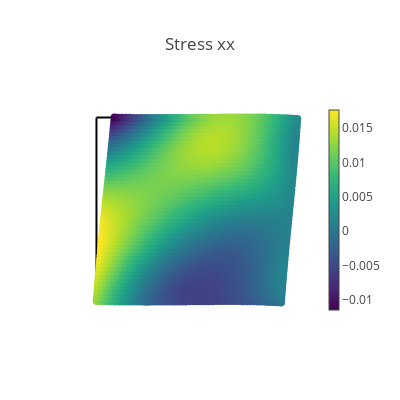
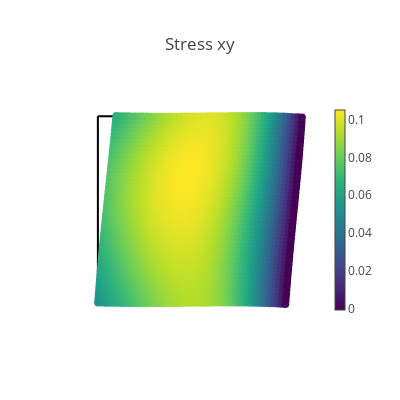
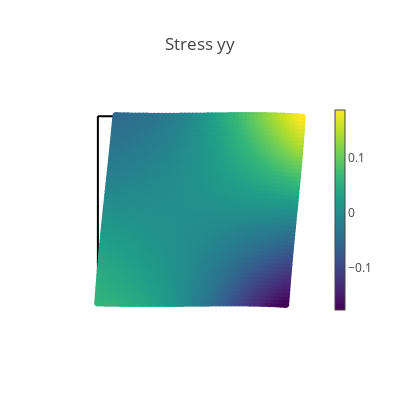
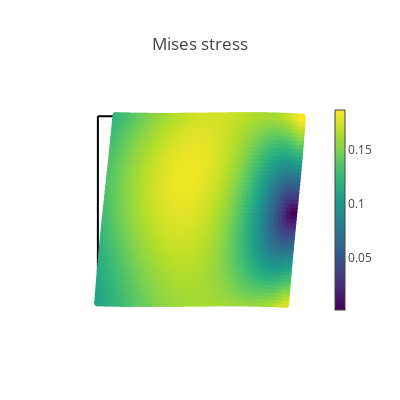

The cell these charts' notebook holds for them, in order:
### Markdown cell above
## Visualization of results

### Code cell
# Create a validation domain different from the training domain
val_x, val_y = np.meshgrid(np.linspace(0, L, 50), np.linspace(0, L, 50))
val_domain = np.vstack([val_x.ravel(), val_y.ravel()]).T
val = torch.tensor(val_domain, requires_grad=True).double()

# Compute model predictions on the validation domain
disp = net(val)
def_val = val + disp
stress = torch.vmap(sigma)(val)
mises = torch.sqrt(
    stress[:, 0, 0] ** 2
    + stress[:, 1, 1] ** 2
    - stress[:, 0, 0] * stress[:, 1, 1]
    + 3 * stress[:, 0, 1] ** 2
)
# print([loss.item() for loss in compute_les(val)])

@torch.no_grad()
def make_plot(x, y, variable, title, cmap=sequential.Viridis, size=8.0):
    fig = go.Figure()

    # Plot boundaries
    m = dict(color="black")
    fig.add_trace(go.Scatter(x=top[:, 0], y=top[:, 1], mode="lines", marker=m))
    fig.add_trace(go.Scatter(x=bottom[:, 0], y=bottom[:, 1], mode="lines", marker=m))
    fig.add_trace(go.Scatter(x=left[:, 0], y=left[:, 1], mode="lines", marker=m))
    fig.add_trace(go.Scatter(x=right[:, 0], y=right[:, 1], mode="lines", marker=m))

    # Plot variable values
    m = dict(color=variable, colorscale=cmap, size=size, colorbar=dict(thickness=10))
    fig.add_trace(go.Scatter(x=x, y=y, marker=m, mode="markers"))

    # plot settings
    fig.layout.yaxis.scaleanchor = "x"
    fig.update_layout(
        template="none", width=400, height=400, title=title, showlegend=False
    )
    fig.update_xaxes(visible=False)
    fig.update_yaxes(visible=False)
    fig.show()


# Compute data error
print(np.shape(val))
s_data = func(val) 
print(np.shape(s_data))
s_pred = torch.vmap(sigma)(val)
print(np.shape(s_pred))
ds_xx = s_data[:, 0] - s_pred[:, 0, 0]
ds_yy = s_data[:, 1] - s_pred[:, 1, 1]
ds_xy = s_data[:, 2] - s_pred[:, 0, 1]


# Plot stresses
make_plot(*def_val.T, stress[:, 0, 0], "Stress xx")
make_plot(*def_val.T, stress[:, 0, 1], "Stress xy")
make_plot(*def_val.T, stress[:, 1, 1], "Stress yy")
make_plot(*def_val.T, mises, "Mises stress")

# Plot displacements
make_plot(*def_val.T, disp[:, 0], "Displacement in x", cmap=sequential.Inferno)
make_plot(*def_val.T, disp[:, 1], "Displacement in y", cmap=sequential.Inferno)

# Plot stress errors
cmap = sequential.RdBu_r
make_plot(*val[:, 0:2].T, ds_xx, "Stress error xx", size=2.0, cmap=cmap)
make_plot(*val[:, 0:2].T, ds_yy, "Stress error yy", size=2.0, cmap=cmap)
make_plot(*val[:, 0:2].T, ds_xy, "Stress error xy", size=2.0, cmap=cmap)

### Figure 1 — Plotly figure (JSON) as saved in the notebook; plotly's stock layout.template omitted (floating-point values rounded to 4 significant figures; data arrays with more than 128 entries replaced by an {"elided": "..."} marker saying what was removed)
{"data": [{"marker": {"color": "black"}, "mode": "lines", "type": "scatter", "x": [0, 0.04167, 0.08333, 0.125, 0.1667, 0.2083, 0.25, 0.2917, 0.3333, 0.375, 0.4167, 0.4583, 0.5, 0.5417, 0.5833, 0.625, 0.6667, 0.7083, 0.75, 0.7917, 0.8333, 0.875, 0.9167, 0.9583, 1], "y": [1, 1, 1, 1, 1, 1, 1, 1, 1, 1, 1, 1, 1, 1, 1, 1, 1, 1, 1, 1, 1, 1, 1, 1, 1]}, {"marker": {"color": "black"}, "mode": "lines", "type": "scatter", "x": [0, 0.04167, 0.08333, 0.125, 0.1667, 0.2083, 0.25, 0.2917, 0.3333, 0.375, 0.4167, 0.4583, 0.5, 0.5417, 0.5833, 0.625, 0.6667, 0.7083, 0.75, 0.7917, 0.8333, 0.875, 0.9167, 0.9583, 1], "y": [0, 0, 0, 0, 0, 0, 0, 0, 0, 0, 0, 0, 0, 0, 0, 0, 0, 0, 0, 0, 0, 0, 0, 0, 0]}, {"marker": {"color": "black"}, "mode": "lines", "type": "scatter", "x": [0, 0, 0, 0, 0, 0, 0, 0, 0, 0, 0, 0, 0, 0, 0, 0, 0, 0, 0, 0, 0, 0, 0, 0, 0], "y": [0, 0.04167, 0.08333, 0.125, 0.1667, 0.2083, 0.25, 0.2917, 0.3333, 0.375, 0.4167, 0.4583, 0.5, 0.5417, 0.5833, 0.625, 0.6667, 0.7083, 0.75, 0.7917, 0.8333, 0.875, 0.9167, 0.9583, 1]}, {"marker": {"color": "black"}, "mode": "lines", "type": "scatter", "x": [1, 1, 1, 1, 1, 1, 1, 1, 1, 1, 1, 1, 1, 1, 1, 1, 1, 1, 1, 1, 1, 1, 1, 1, 1], "y": [0, 0.04167, 0.08333, 0.125, 0.1667, 0.2083, 0.25, 0.2917, 0.3333, 0.375, 0.4167, 0.4583, 0.5, 0.5417, 0.5833, 0.625, 0.6667, 0.7083, 0.75, 0.7917, 0.8333, 0.875, 0.9167, 0.9583, 1]}, {"marker": {"color": {"elided": "2500 float values"}, "colorbar": {"thickness": 10}, "colorscale": [[0, "#440154"], [0.1111, "#482878"], [0.2222, "#3e4989"], [0.3333, "#31688e"], [0.4444, "#26828e"], [0.5556, "#1f9e89"], [0.6667, "#35b779"], [0.7778, "#6ece58"], [0.8889, "#b5de2b"], [1, "#fde725"]], "size": 8}, "mode": "markers", "type": "scatter", "x": {"elided": "2500 float values"}, "y": {"elided": "2500 float values"}}], "layout": {"height": 400, "showlegend": false, "title": {"text": "Stress xx"}, "width": 400, "xaxis": {"visible": false}, "yaxis": {"scaleanchor": "x", "visible": false}}}

### Figure 2 — Plotly figure (JSON) as saved in the notebook; plotly's stock layout.template omitted (floating-point values rounded to 4 significant figures; data arrays with more than 128 entries replaced by an {"elided": "..."} marker saying what was removed)
{"data": [{"marker": {"color": "black"}, "mode": "lines", "type": "scatter", "x": [0, 0.04167, 0.08333, 0.125, 0.1667, 0.2083, 0.25, 0.2917, 0.3333, 0.375, 0.4167, 0.4583, 0.5, 0.5417, 0.5833, 0.625, 0.6667, 0.7083, 0.75, 0.7917, 0.8333, 0.875, 0.9167, 0.9583, 1], "y": [1, 1, 1, 1, 1, 1, 1, 1, 1, 1, 1, 1, 1, 1, 1, 1, 1, 1, 1, 1, 1, 1, 1, 1, 1]}, {"marker": {"color": "black"}, "mode": "lines", "type": "scatter", "x": [0, 0.04167, 0.08333, 0.125, 0.1667, 0.2083, 0.25, 0.2917, 0.3333, 0.375, 0.4167, 0.4583, 0.5, 0.5417, 0.5833, 0.625, 0.6667, 0.7083, 0.75, 0.7917, 0.8333, 0.875, 0.9167, 0.9583, 1], "y": [0, 0, 0, 0, 0, 0, 0, 0, 0, 0, 0, 0, 0, 0, 0, 0, 0, 0, 0, 0, 0, 0, 0, 0, 0]}, {"marker": {"color": "black"}, "mode": "lines", "type": "scatter", "x": [0, 0, 0, 0, 0, 0, 0, 0, 0, 0, 0, 0, 0, 0, 0, 0, 0, 0, 0, 0, 0, 0, 0, 0, 0], "y": [0, 0.04167, 0.08333, 0.125, 0.1667, 0.2083, 0.25, 0.2917, 0.3333, 0.375, 0.4167, 0.4583, 0.5, 0.5417, 0.5833, 0.625, 0.6667, 0.7083, 0.75, 0.7917, 0.8333, 0.875, 0.9167, 0.9583, 1]}, {"marker": {"color": "black"}, "mode": "lines", "type": "scatter", "x": [1, 1, 1, 1, 1, 1, 1, 1, 1, 1, 1, 1, 1, 1, 1, 1, 1, 1, 1, 1, 1, 1, 1, 1, 1], "y": [0, 0.04167, 0.08333, 0.125, 0.1667, 0.2083, 0.25, 0.2917, 0.3333, 0.375, 0.4167, 0.4583, 0.5, 0.5417, 0.5833, 0.625, 0.6667, 0.7083, 0.75, 0.7917, 0.8333, 0.875, 0.9167, 0.9583, 1]}, {"marker": {"color": {"elided": "2500 float values"}, "colorbar": {"thickness": 10}, "colorscale": [[0, "#440154"], [0.1111, "#482878"], [0.2222, "#3e4989"], [0.3333, "#31688e"], [0.4444, "#26828e"], [0.5556, "#1f9e89"], [0.6667, "#35b779"], [0.7778, "#6ece58"], [0.8889, "#b5de2b"], [1, "#fde725"]], "size": 8}, "mode": "markers", "type": "scatter", "x": {"elided": "2500 float values"}, "y": {"elided": "2500 float values"}}], "layout": {"height": 400, "showlegend": false, "title": {"text": "Stress xy"}, "width": 400, "xaxis": {"visible": false}, "yaxis": {"scaleanchor": "x", "visible": false}}}

### Figure 3 — Plotly figure (JSON) as saved in the notebook; plotly's stock layout.template omitted (floating-point values rounded to 4 significant figures; data arrays with more than 128 entries replaced by an {"elided": "..."} marker saying what was removed)
{"data": [{"marker": {"color": "black"}, "mode": "lines", "type": "scatter", "x": [0, 0.04167, 0.08333, 0.125, 0.1667, 0.2083, 0.25, 0.2917, 0.3333, 0.375, 0.4167, 0.4583, 0.5, 0.5417, 0.5833, 0.625, 0.6667, 0.7083, 0.75, 0.7917, 0.8333, 0.875, 0.9167, 0.9583, 1], "y": [1, 1, 1, 1, 1, 1, 1, 1, 1, 1, 1, 1, 1, 1, 1, 1, 1, 1, 1, 1, 1, 1, 1, 1, 1]}, {"marker": {"color": "black"}, "mode": "lines", "type": "scatter", "x": [0, 0.04167, 0.08333, 0.125, 0.1667, 0.2083, 0.25, 0.2917, 0.3333, 0.375, 0.4167, 0.4583, 0.5, 0.5417, 0.5833, 0.625, 0.6667, 0.7083, 0.75, 0.7917, 0.8333, 0.875, 0.9167, 0.9583, 1], "y": [0, 0, 0, 0, 0, 0, 0, 0, 0, 0, 0, 0, 0, 0, 0, 0, 0, 0, 0, 0, 0, 0, 0, 0, 0]}, {"marker": {"color": "black"}, "mode": "lines", "type": "scatter", "x": [0, 0, 0, 0, 0, 0, 0, 0, 0, 0, 0, 0, 0, 0, 0, 0, 0, 0, 0, 0, 0, 0, 0, 0, 0], "y": [0, 0.04167, 0.08333, 0.125, 0.1667, 0.2083, 0.25, 0.2917, 0.3333, 0.375, 0.4167, 0.4583, 0.5, 0.5417, 0.5833, 0.625, 0.6667, 0.7083, 0.75, 0.7917, 0.8333, 0.875, 0.9167, 0.9583, 1]}, {"marker": {"color": "black"}, "mode": "lines", "type": "scatter", "x": [1, 1, 1, 1, 1, 1, 1, 1, 1, 1, 1, 1, 1, 1, 1, 1, 1, 1, 1, 1, 1, 1, 1, 1, 1], "y": [0, 0.04167, 0.08333, 0.125, 0.1667, 0.2083, 0.25, 0.2917, 0.3333, 0.375, 0.4167, 0.4583, 0.5, 0.5417, 0.5833, 0.625, 0.6667, 0.7083, 0.75, 0.7917, 0.8333, 0.875, 0.9167, 0.9583, 1]}, {"marker": {"color": {"elided": "2500 float values"}, "colorbar": {"thickness": 10}, "colorscale": [[0, "#440154"], [0.1111, "#482878"], [0.2222, "#3e4989"], [0.3333, "#31688e"], [0.4444, "#26828e"], [0.5556, "#1f9e89"], [0.6667, "#35b779"], [0.7778, "#6ece58"], [0.8889, "#b5de2b"], [1, "#fde725"]], "size": 8}, "mode": "markers", "type": "scatter", "x": {"elided": "2500 float values"}, "y": {"elided": "2500 float values"}}], "layout": {"height": 400, "showlegend": false, "title": {"text": "Stress yy"}, "width": 400, "xaxis": {"visible": false}, "yaxis": {"scaleanchor": "x", "visible": false}}}

### Figure 4 — Plotly figure (JSON) as saved in the notebook; plotly's stock layout.template omitted (floating-point values rounded to 4 significant figures; data arrays with more than 128 entries replaced by an {"elided": "..."} marker saying what was removed)
{"data": [{"marker": {"color": "black"}, "mode": "lines", "type": "scatter", "x": [0, 0.04167, 0.08333, 0.125, 0.1667, 0.2083, 0.25, 0.2917, 0.3333, 0.375, 0.4167, 0.4583, 0.5, 0.5417, 0.5833, 0.625, 0.6667, 0.7083, 0.75, 0.7917, 0.8333, 0.875, 0.9167, 0.9583, 1], "y": [1, 1, 1, 1, 1, 1, 1, 1, 1, 1, 1, 1, 1, 1, 1, 1, 1, 1, 1, 1, 1, 1, 1, 1, 1]}, {"marker": {"color": "black"}, "mode": "lines", "type": "scatter", "x": [0, 0.04167, 0.08333, 0.125, 0.1667, 0.2083, 0.25, 0.2917, 0.3333, 0.375, 0.4167, 0.4583, 0.5, 0.5417, 0.5833, 0.625, 0.6667, 0.7083, 0.75, 0.7917, 0.8333, 0.875, 0.9167, 0.9583, 1], "y": [0, 0, 0, 0, 0, 0, 0, 0, 0, 0, 0, 0, 0, 0, 0, 0, 0, 0, 0, 0, 0, 0, 0, 0, 0]}, {"marker": {"color": "black"}, "mode": "lines", "type": "scatter", "x": [0, 0, 0, 0, 0, 0, 0, 0, 0, 0, 0, 0, 0, 0, 0, 0, 0, 0, 0, 0, 0, 0, 0, 0, 0], "y": [0, 0.04167, 0.08333, 0.125, 0.1667, 0.2083, 0.25, 0.2917, 0.3333, 0.375, 0.4167, 0.4583, 0.5, 0.5417, 0.5833, 0.625, 0.6667, 0.7083, 0.75, 0.7917, 0.8333, 0.875, 0.9167, 0.9583, 1]}, {"marker": {"color": "black"}, "mode": "lines", "type": "scatter", "x": [1, 1, 1, 1, 1, 1, 1, 1, 1, 1, 1, 1, 1, 1, 1, 1, 1, 1, 1, 1, 1, 1, 1, 1, 1], "y": [0, 0.04167, 0.08333, 0.125, 0.1667, 0.2083, 0.25, 0.2917, 0.3333, 0.375, 0.4167, 0.4583, 0.5, 0.5417, 0.5833, 0.625, 0.6667, 0.7083, 0.75, 0.7917, 0.8333, 0.875, 0.9167, 0.9583, 1]}, {"marker": {"color": {"elided": "2500 float values"}, "colorbar": {"thickness": 10}, "colorscale": [[0, "#440154"], [0.1111, "#482878"], [0.2222, "#3e4989"], [0.3333, "#31688e"], [0.4444, "#26828e"], [0.5556, "#1f9e89"], [0.6667, "#35b779"], [0.7778, "#6ece58"], [0.8889, "#b5de2b"], [1, "#fde725"]], "size": 8}, "mode": "markers", "type": "scatter", "x": {"elided": "2500 float values"}, "y": {"elided": "2500 float values"}}], "layout": {"height": 400, "showlegend": false, "title": {"text": "Mises stress"}, "width": 400, "xaxis": {"visible": false}, "yaxis": {"scaleanchor": "x", "visible": false}}}
